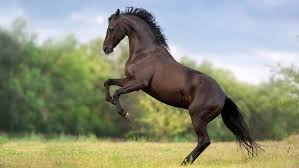
#> input picture download.jpg, 299 x 168 px
$ jupyter execute 'Praktikum Edge Detection.ipynb'   (older library calls are emulated)
#> lines starting #> are read from the running program, lines starting #| are printed output that depends on the picture
[cell 1]
import cv2
import numpy as np
from matplotlib import pyplot as plt

[cell 2]
img = cv2.imread('download.jpg',0)
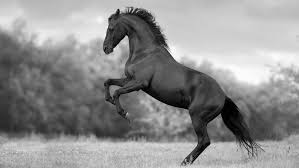
#> img: shape (168, 299); min 0, max 255, mean 143.5

[cell 3]
canny = cv2.Canny(img, 100, 200) #canny
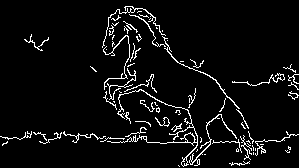
#> canny: shape (168, 299); 5.4% white in thin lines or dots
sobelx = cv2.Sobel(img, cv2.CV_8U, 1, 0, ksize=3)#sobel
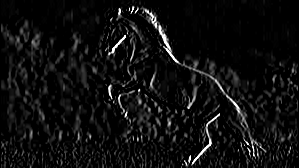
#> sobelx: shape (168, 299); min 0, max 255, mean 15.1
sobely = cv2.Sobel(img, cv2.CV_8U,0,1, ksize=3)
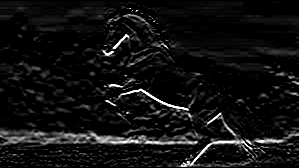
#> sobely: shape (168, 299); min 0, max 255, mean 17
lap = cv2.Laplacian(img, cv2.CV_8U) #laplacian
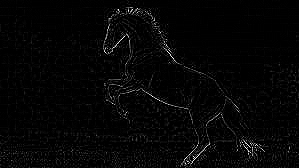
#> lap: shape (168, 299); min 0, max 255, mean 5.7

#prewit
kernelx = np.array([[1,1,1], [0,0,0], [-1,-1,-1]])
prwx = cv2.filter2D(img, -1, kernelx)
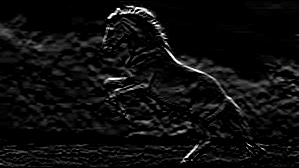
#> prwx: shape (168, 299); min 0, max 255, mean 13.5
kernely = np.array([[1,0,-1], [1,0,-1], [1,0,-1]])
prwy = cv2.filter2D(img, -1, kernely)
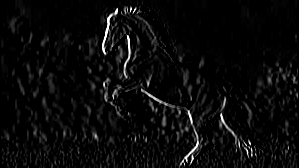
#> prwy: shape (168, 299); min 0, max 255, mean 10.2

[cell 4]
## tampilkan
plt.subplot(2,3,1), plt.imshow(canny, cmap='gray')
plt.title('canny'), plt.xticks([]), plt.yticks([])

plt.subplot(2,3,2), plt.imshow(sobelx, cmap='gray')
plt.title('sobelx'), plt.xticks([]), plt.yticks([])

plt.subplot(2,3,3), plt.imshow(sobely, cmap='gray')
plt.title('sobely'), plt.xticks([]), plt.yticks([])

plt.subplot(2,3,4), plt.imshow(lap, cmap='gray')
plt.title('laplacian'), plt.xticks([]), plt.yticks([])

plt.subplot(2,3,5), plt.imshow(prwx, cmap='gray')
plt.title('prewitx'), plt.xticks([]), plt.yticks([])

plt.subplot(2,3,6), plt.imshow(prwy, cmap='gray')
plt.title('prewity'), plt.xticks([]), plt.yticks([])
